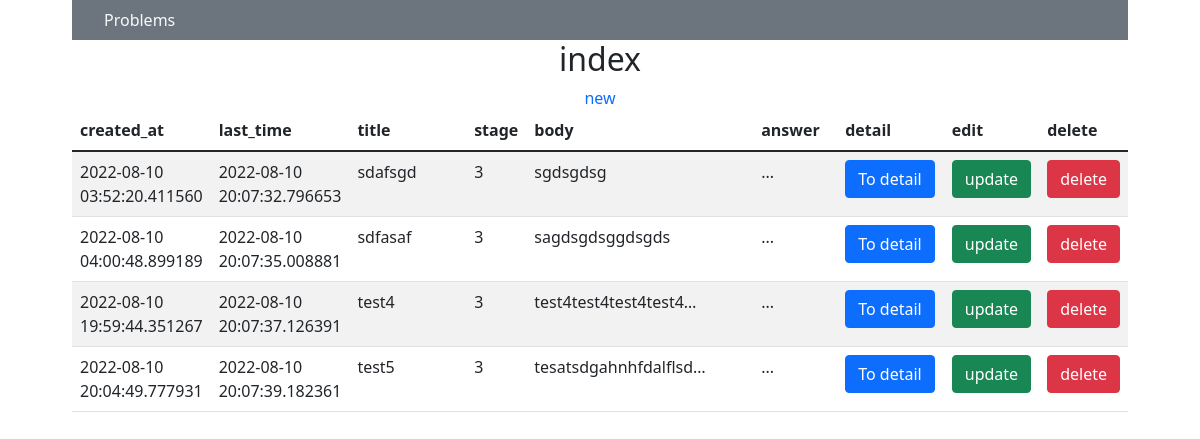
/7/index (signed in), run on the app's committed database.
### app.py (models this page shows)
class Problem(db.Model):
    id = db.Column(db.Integer, primary_key=True)
    user_id = db.Column(db.Integer, db.ForeignKey('user.id'), nullable=False)
    title = db.Column(db.String(50), nullable=False)
    body = db.Column(db.String(500), nullable=False)
    answer = db.Column(db.String(500), nullable=False)
    stage = db.Column(db.Integer, default=0)
    last_time = db.Column(db.DateTime, nullable=False,
                          default=datetime.datetime.now(pytz.timezone('Asia/Tokyo')))
    created_at = db.Column(db.DateTime, nullable=False,
                           default=datetime.datetime.now(pytz.timezone('Asia/Tokyo')))

### app.py (the view)
@app.route("/<int:user_id>/index", methods=["GET"])
@login_required
def mypage(user_id):
    my_problems = Problem.query.filter_by(user_id=user_id).all()
    user = current_user
    return render_template("index.html", problems=my_problems, user=user)

### app.py (called while the page is built)
@login_manager.user_loader
def load_user(user_id):
    return User.query.get(int(user_id))

### templates/index.html (shortened to what this page needs)
{% extends "layout.html" %}
{% block main %}
    <h2>index</h2>
    <a href="/{{ user.id }}/new">new</a>
    <table class="table table-striped text-start index">
        <thead>
            <tr>
                <th style="width: 5%">created_at</th>
                <th style="width: 5%">last_time</th>
                <th style="width: 20%">title</th>
                <th style="width: 5%">stage</th>
                <th style="width: 30%">body</th>
                <th style="width: 10%">answer</th>
                <th style="width: 15%">detail</th>
                <th style="width: 5%">edit</th>
                <th style="width: 5%">delete</th>
            </tr>
        </thead>
        <tbody>
            {% for problem in problems %}
            <tr data-href="/{{ user.id }}/{{ problem.id }}">
                <td>{{ problem.created_at }}</td>
                <td>{{ problem.last_time }}</td>
                <td>{{ problem.title }}</td>
                <td>{{ problem.stage }}</td>
                <td>
                </td>
                <td>...</td>
                <td><a class="btn btn-primary" href="/{{ user.id }}/{{ problem.id }}">To detail</a></td>
                <td><a class="btn btn-success" href="/{{ user.id }}/{{ problem.id }}/update">update</a></td>
                <td><a class="btn btn-danger" href="/{{ user.id }}/{{ problem.id }}/delete">delete</a></td>
            </tr>
            {% endfor %}
        </tbody>
    </table>
{% endblock %}

### static/stylesheet/styles.css (style rules this page uses)
* { padding: 0; margin: 0; box-sizing: border-box; }
a { text-decoration: none; }
body { width: 90%; margin: 0 auto; }

### data on the page
Problem: created_at "2022-08-10 03:52:20.411560", last_time "2022-08-10 20:07:32.796653", title "sdafsgd", stage "3"
Problem: created_at "2022-08-10 04:00:48.899189", last_time "2022-08-10 20:07:35.008881", title "sdfasaf", stage "3"
Problem: created_at "2022-08-10 19:59:44.351267", last_time "2022-08-10 20:07:37.126391", title "test4", stage "3"
Problem: created_at "2022-08-10 20:04:49.777931", last_time "2022-08-10 20:07:39.182361", title "test5", stage "3"
